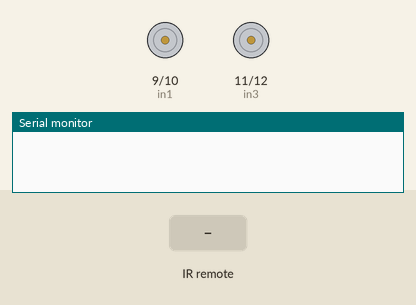
The sketch below on a simulated Arduino Uno, built with avr-gcc and run on an emulated ATmega328P. Shown: motor-driver pin pairs drawn as motors (green arrow = first pin HIGH = forward, orange = second pin HIGH = backward, longer = more drive), the last lines printed to the serial monitor. The test bench sets the inputs (shaded band).

Above: at 1.2 s.
1.3 s: infrared code 0xC26BF044 received
At 1.6 s:
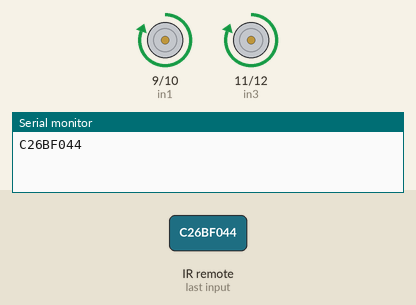
2.8 s: infrared code 0x21E7B370 received
At 4.0 s:
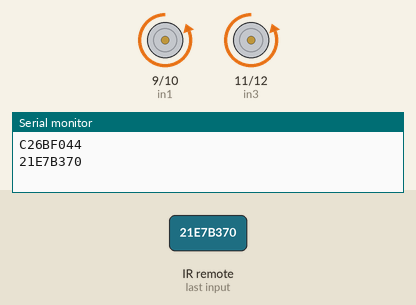
4.3 s: infrared code 0x758C9D82 received
At 5.2 s:
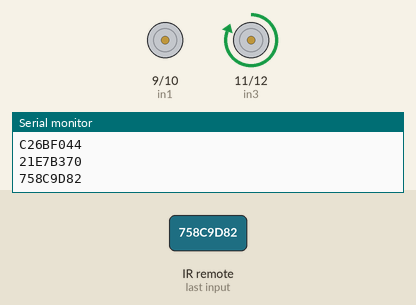
5.8 s: infrared code 0x53801EE8 received
At 6.5 s:
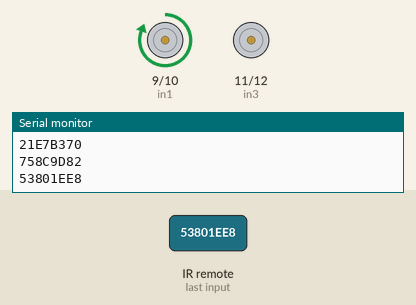
Timing chart, 0 to 8.3 s (numbered marks = the images above; inputs shaded):
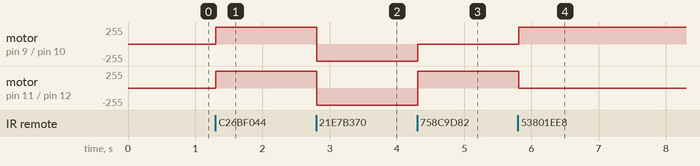

Measured:
- after the input at 1.3 s, motor on pin 9 (in1) / pin 10 (in2), motor on pin 11 (in3) / pin 12 (in4): stopped → forward 255/255 at once
- after the input at 2.8 s, motor on pin 9 (in1) / pin 10 (in2), motor on pin 11 (in3) / pin 12 (in4): forward 255/255 → backward 255/255 at once
- after the input at 4.3 s, motor on pin 9 (in1) / pin 10 (in2): backward 255/255 → stopped at once; motor on pin 11 (in3) / pin 12 (in4): backward 255/255 → forward 255/255 at once
- after the input at 5.8 s, motor on pin 9 (in1) / pin 10 (in2): stopped → forward 255/255 at once; motor on pin 11 (in3) / pin 12 (in4): forward 255/255 → stopped at once

The sketch:

car_joy.ino
```cpp
#include <IRremote.h>

const int in1=9;
const int in2=10;
const int in3=11;
const int in4=12;

int RECV_PIN = 8;

IRrecv irrecv(RECV_PIN);

decode_results results;

void setup() {
  pinMode(in1,OUTPUT);
  pinMode(in2,OUTPUT);
  pinMode(in3,OUTPUT);
  pinMode(in4,OUTPUT);


  Serial.begin(9600);
  irrecv.enableIRIn();
}

void loop() {
if (irrecv.decode(&results)) {
    Serial.println(results.value, HEX);
    irrecv.resume();

if(results.value==0xC26BF044||results.value==0xE0E006F9){
  digitalWrite(in1,HIGH);
  digitalWrite(in2,LOW);
  digitalWrite(in3,HIGH);
  digitalWrite(in4,LOW);
}
if(results.value==0x8AF13528||results.value==0xE0E016E9){
  digitalWrite(in1,LOW);
  digitalWrite(in2,LOW);
  digitalWrite(in3,LOW);
  digitalWrite(in4,LOW);
}
if(results.value==0x21E7B370||results.value==0xC4FFB646){
  digitalWrite(in1,LOW);
  digitalWrite(in2,HIGH);
  digitalWrite(in3,LOW);
  digitalWrite(in4,HIGH);
}
if(results.value==0x758C9D82||results.value==0xE0E0A659){
  digitalWrite(in1,LOW);
  digitalWrite(in2,LOW);
  digitalWrite(in3,HIGH);
  digitalWrite(in4,LOW);
}
if(results.value==0x53801EE8||results.value==0xE0E046B9){
  digitalWrite(in1,HIGH);
  digitalWrite(in2,LOW);
  digitalWrite(in3,LOW);
  digitalWrite(in4,LOW);
}
}
  delay(100);
}
```
